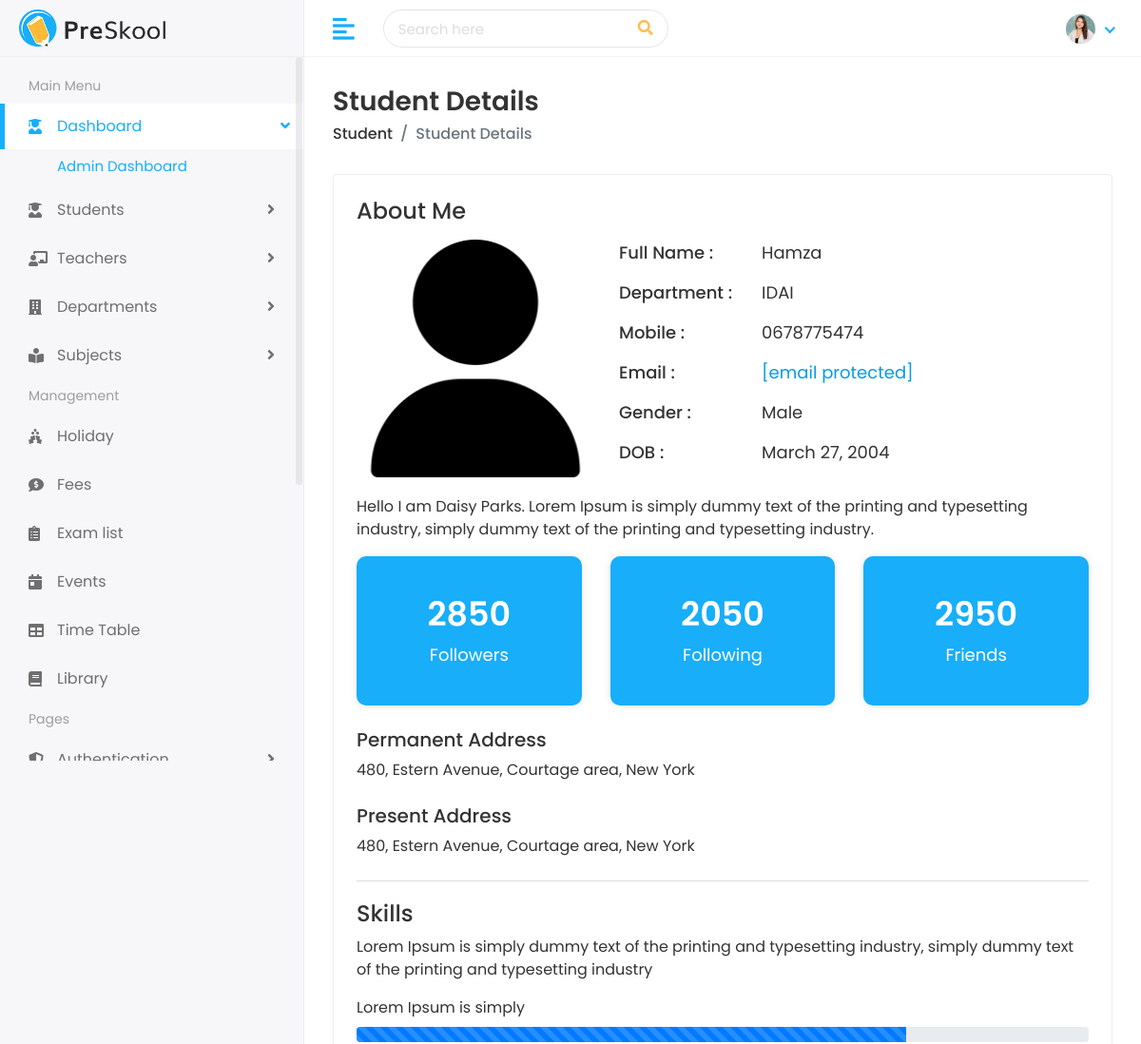
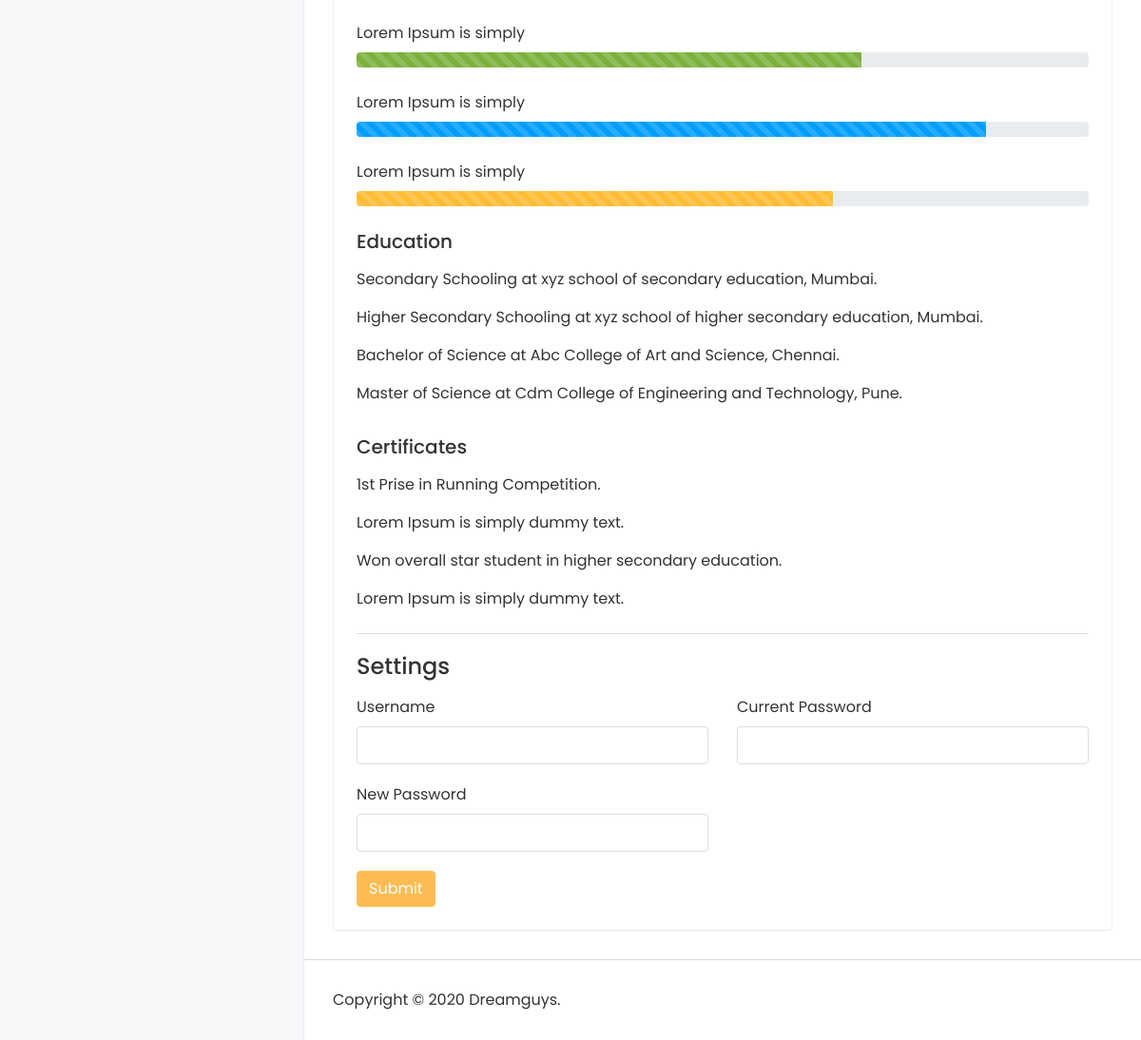
The app's page /student/students/1/ (signed in) with its own data (2 pictures, top to bottom).
### student/models.py (models this page shows, shortened)
class Student(models.Model):
    first_name = models.CharField(max_length=100)
    last_name = models.CharField(max_length=100)
    student_id = models.CharField(max_length=20)
    gender = models.CharField(max_length=10, choices=[('Male','Male'), ('Female','Female')])
    date_of_birth = models.DateField()
    student_class = models.CharField(max_length=50)
    joining_date = models.DateField()
    mobile_number = models.CharField(max_length=15)
    admission_number = models.CharField(max_length=20)
    section = models.CharField(max_length=10)
    student_image = models.ImageField(upload_to='students/', blank=True)
    parent = models.OneToOneField(Parent, on_delete=models.CASCADE)

### student/views.py (the view)
# urls.py: path('students/<str:student_id>/', views.view_student, name='view_student'),
@login_required
@user_passes_test(is_admin_or_teacher)
def view_student(request, student_id):
    student = Student.objects.get(id=student_id)
    return render(request, 'students/student-details.html', {'student': student})

### student/views.py (called while the page is built)
def is_admin_or_teacher(user):
    return user.is_authenticated and (user.is_admin or user.is_teacher)

### templates/students/student-details.html (shortened to what this page needs)
{% extends 'Home/base.html' %}
{% load static %}
{% block body %}
<div class="page-wrapper">
<div class="content container-fluid">
<div class="page-header">
<div class="row">
<div class="col-sm-12">
<h3 class="page-title">Student Details</h3>
<ul class="breadcrumb">
<li class="breadcrumb-item"><a href="/student">Student</a></li>
<li class="breadcrumb-item active">Student Details</li>
</ul>
</div>
</div>
</div>
<div class="card">
<div class="card-body">
<div class="row">
<div class="col-md-12">
<div class="about-info">
<h4>About Me</h4>
<div class="media mt-3">
<img src="{% if student.student_image %}{{ student.student_image.url }}{% else %}/templates/students/user.png{% endif %}" class="mr-3" alt="Student Image">
<div class="media-body">
<ul>
<li>
<span class="title-span">Full Name : </span>
<span class="info-span">{{ student.first_name}}</span>
</li>
<li>
<span class="title-span">Department : </span>
<span class="info-span">{{student.section}}</span>
</li>
<li>
<span class="title-span">Mobile : </span>
<span class="info-span">{{student.mobile_number}}</span>
</li>
<li>
<span class="title-span">Email : </span>
<span class="info-span"><a href="{{student.parent.father_email}}" class="__cf_email__" data-cfemail="7216131b010b32151f131b1e5c111d1f">[email&#160;protected]</a></span>
</li>
<li>
<span class="title-span">Gender : </span>
<span class="info-span">{{student.gender}}</span>
</li>
<li>
<span class="title-span">DOB : </span>
<span class="info-span">{{student.date_of_birth}}</span>
</li>
</ul>
</div>
</div>
<div class="row mt-3">
<div class="col-md-12">
<p>Hello I am Daisy Parks. Lorem Ipsum is simply dummy text of the printing and typesetting industry, simply dummy text of the printing and typesetting industry.</p>
</div>
</div>
<div class="row follow-sec">
<div class="col-md-4 mb-3">
<div class="blue-box">
<h3>2850</h3>
<p>Followers</p>
</div>
</div>
<div class="col-md-4 mb-3">
<div class="blue-box">
<h3>2050</h3>
<p>Following</p>
</div>
</div>
<div class="col-md-4 mb-3">
<div class="blue-box">
<h3>2950</h3>
<p>Friends</p>
</div>
</div>
</div>
<div class="row mt-2">
<div class="col-md-12">
<h5>Permanent Address</h5>
<p>480, Estern Avenue, Courtage area, New York</p>
</div>
</div>
<div class="row mt-2">
<div class="col-md-12">
<h5>Present Address</h5>
<p>480, Estern Avenue, Courtage area, New York</p>
</div>
</div>
</div>
</div>
</div>
<div class="row mt-2">
<div class="col-md-12">
<div class="skill-info">
<h4>Skills</h4>
<p>Lorem Ipsum is simply dummy text of the printing and typesetting industry, simply dummy text of the printing and typesetting industry</p>
<ul>
<li>
<label>Lorem Ipsum is simply</label>
<div class="progress">
<div class="progress-bar progress-bar-striped progress-bar-animated" role="progressbar" aria-valuenow="75" aria-valuemin="0" aria-valuemax="100" style="width: 75%"></div>
</div>
</li>
<li>
<label>Lorem Ipsum is simply</label>
<div class="progress">
<div class="progress-bar progress-bar-striped progress-bar-animated bg-success" role="progressbar" aria-valuenow="69" aria-valuemin="0" aria-valuemax="100" style="width: 69%"></div>
</div>
</li>
<li>
<label>Lorem Ipsum is simply</label>
<div class="progress">
<div class="progress-bar progress-bar-striped progress-bar-animated bg-info" role="progressbar" aria-valuenow="86" aria-valuemin="0" aria-valuemax="100" style="width: 86%"></div>
</div>
</li>
<li>
 <label>Lorem Ipsum is simply</label>
<div class="progress">
<div class="progress-bar progress-bar-striped progress-bar-animated bg-warning" role="progressbar" aria-valuenow="65" aria-valuemin="0" aria-valuemax="100" style="width: 65%"></div>
</div>
</li>
</ul>
<div class="row mt-3">
<div class="col-md-12">
<h5>Education</h5>
<p class="mt-3">Secondary Schooling at xyz school of secondary education, Mumbai.</p>
<p>Higher Secondary Schooling at xyz school of higher secondary education, Mumbai.</p>
<p>Bachelor of Science at Abc College of Art and Science, Chennai.</p>
<p>Master of Science at Cdm College of Engineering and Technology, Pune.</p>
</div>
</div>
<div class="row mt-3">
<div class="col-md-12">
<h5>Certificates</h5>
<p class="mt-3">1st Prise in Running Competition.</p>
<p>Lorem Ipsum is simply dummy text.</p>
<p>Won overall star student in higher secondary education.</p>
<p>Lorem Ipsum is simply dummy text.</p>
</div>
</div>
</div>
</div>
</div>
<div class="row mt-2">
<div class="col-md-12">
<div class="skill-info">
<h4>Settings</h4>
<form>
<div class="row mt-3">
<div class="col-12 col-sm-6">
<div class="form-group">
<label>Username</label>
<input type="text" class="form-control">
</div>
</div>
<div class="col-12 col-sm-6">
<div class="form-group">
<label>Current Password</label>
<input type="password" class="form-control">
</div>
</div>
<div class="col-12 col-sm-6">
<div class="form-group">
<label>New Password</label>
<input type="password" class="form-control">
</div>
</div>
<div class="col-12">
<button type="submit" class="btn btn-primary">Submit</button>
</div>
</div>
</form>
</div>
</div>
</div>
</div>
</div>
</div>
<footer>
<p>Copyright © 2020 Dreamguys.</p>
</footer>
</div>
</div>
</body>
</html>
{% endblock %}

### static/assets/css/style.css (style rules this page uses)
html { height: 100%; }
body { background-color: #fff; color: #333; font-family: 'Poppins', sans-serif; font-size: 1rem; height: 100%; line-height: 1.5; overflow-x: hidden; }
h1, h2, h3, h4, h5, h6 { font-family: 'Poppins', sans-serif; margin-top: 0; }
.form-control { border: 1px solid #ddd; box-shadow: none; color: #333; font-size: 15px; height: 40px; }
input, input:focus, button, button:focus { outline: none; }
input[type=text], input[type=password] { -webkit-appearance: none; -moz-appearance: none; appearance: none; }
.form-group { margin-bottom: 1.25rem; }
ul, ol { padding: 0px; list-style: none; }
.bg-success, .badge-success { background-color: #7bb13c !important; }
.bg-info, .badge-info { background-color: #009efb !important; }
.bg-warning, .badge-warning { background-color: #ffbc34 !important; }
.btn-primary { background-color: #FFBC53; border: 1px solid #FFBC53; }
.card { border: 1px solid #ececf5; box-shadow: 0 1px 3px 0 rgba(0, 0, 0, 0.03); margin-bottom: 1.875rem; }
.card-body { padding: 1.5rem; }
footer { padding: 1.875rem 1.875rem; border-top: 1px solid #ddd; }
footer p { margin: 0px; }
.page-wrapper { margin-left: 320px; padding-top: 60px; position: relative; transition: all 0.4s ease; }
.page-wrapper > .content { padding: 1.875rem 1.875rem 0; }
.page-header { margin-bottom: 1.875rem; }
.page-header .breadcrumb { background-color: transparent; color: #6c757d; font-size: 1rem; font-weight: 500; margin-bottom: 0; padding: 0; }
.page-header .breadcrumb a { color: #333; }
.page-title { font-size: 28px; font-weight: 600; color: #333; margin-bottom: 5px; }
.about-info img { width: 250px; }
.about-info ul li { font-size: 18px; margin: 0px 0px 15px 10px; display: flex; }
.title-span { font-weight: 500; width: 150px; }
.blue-box { background-color: #18aefa; padding: 40px 30px; box-shadow: 0px 0px 10px 0px rgba(0, 0, 0, 0.1); border-radius: 10px; color: #fff; text-align: center; }
.follow-sec h3 { font-size: 35px; font-weight: 600; }
.follow-sec p { font-size: 18px; margin: 0px; }
.skill-info { padding-top: 20px; border-top: 1px solid #ddd; }
.skill-info ul li { margin-bottom: 25px; }

### records on screen
Student: first_name "Hamza", section "IDAI", mobile_number "0678775474", gender "Male", date_of_birth "March 27, 2004"
